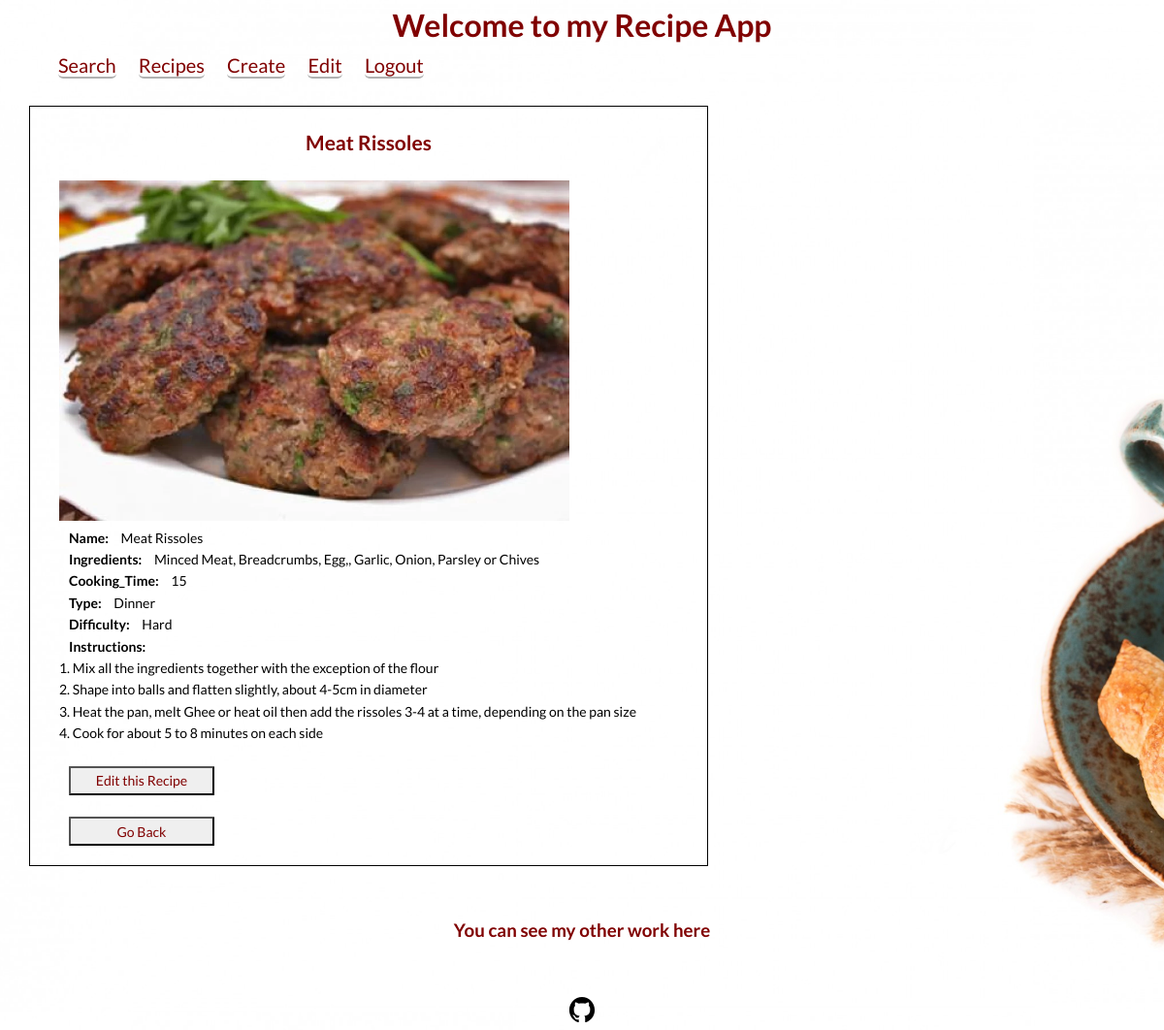
The page /list/2 (signed in) on the database as committed earlier.
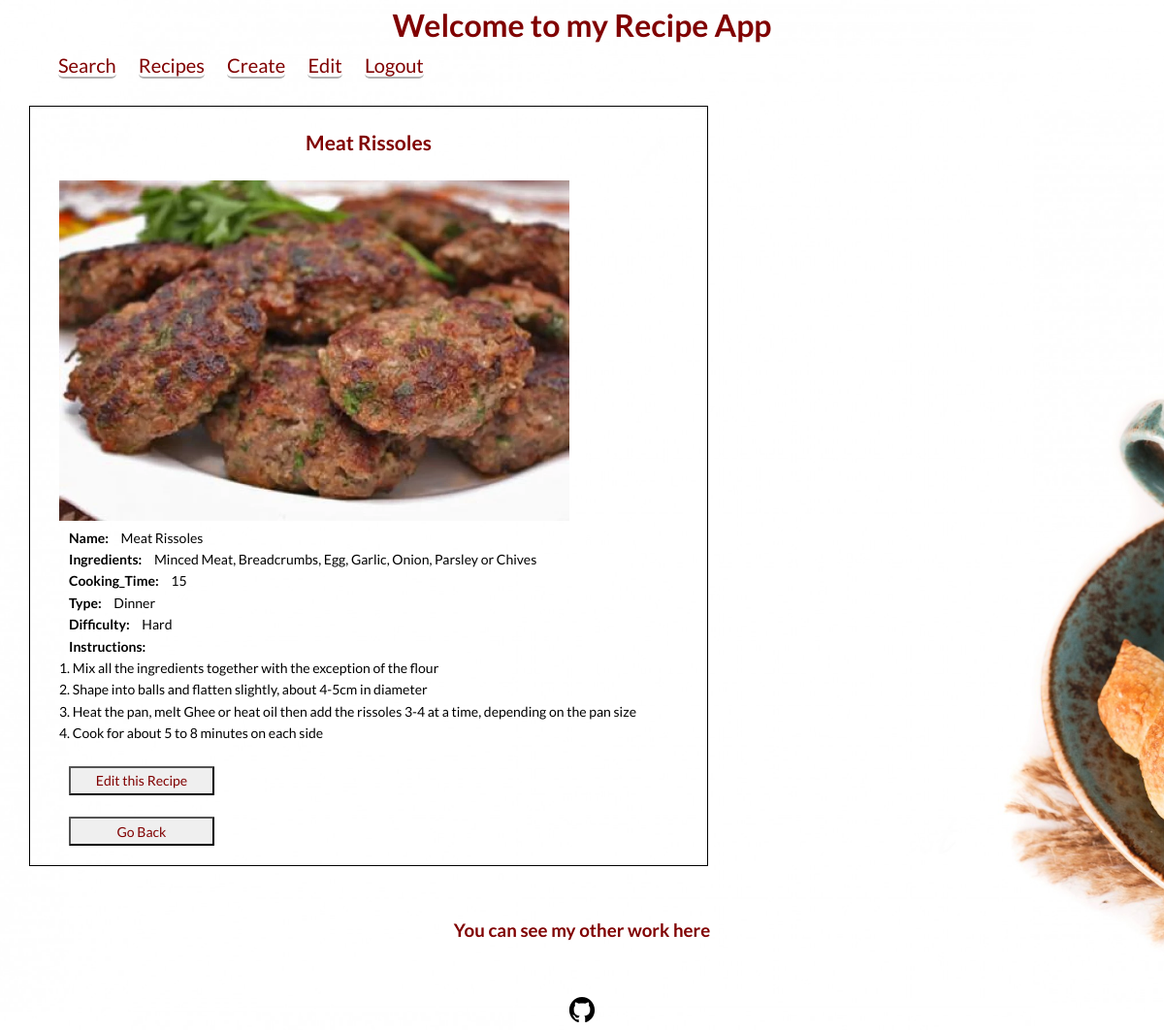
The same page on the database as committed later.
### recipes/models.py (models this page shows, shortened)
class Recipe(models.Model):
    name = models.CharField(max_length=50)
    ingredients = models.CharField(max_length=255, help_text="You must use a comma to separate the ingredients.")
    cooking_time = models.PositiveIntegerField(help_text="In minutes")
    type = models.CharField(max_length=50, choices=TYPE_CHOICES)
    instructions = models.TextField()
    pic = models.ImageField(upload_to='recipes', default='no_picture.jpg')
    def calculate_difficulty(self):
      ingredients = self.ingredients.split(', ')
      if self.cooking_time < 10 and len(ingredients) < 5:
        difficulty = "Easy"
      elif self.cooking_time < 10 and len(ingredients) >= 5:
        difficulty = "Medium"
      elif self.cooking_time >= 10 and len(ingredients) < 5:
        difficulty = "Intermediate"
      elif self.cooking_time >= 10 and len(ingredients) >= 5:
        difficulty = "Hard"
      return difficulty

### recipes/views.py (the view)
# urls.py: path('list/<pk>', RecipeDetailView.as_view(), name='detail'),
class RecipeDetailView(LoginRequiredMixin, DetailView):
  model = Recipe
  template_name = 'recipes/detail.html'

### recipes/templates/recipes/detail.html (shortened to what this page needs)
{% load static %}
<!DOCTYPE html>
<html lang="en">
  <head>
    <link rel="stylesheet" type="text/css" href="{% static 'recipes/css/home.css' %}">
    <link rel="stylesheet" type="text/css" href="{% static 'recipes/css/detail.css' %}">
  </head>
    <body>
      <header class="page-header__item">
        <h1>Welcome to my Recipe App</h1>
        <nav>
          <div role="menubar" class="nav-list">
            <a href="{% url 'recipes:searches' %}" class="login__btn">Search</a>
            <a href="{% url 'recipes:list' %}" class="login__btn">Recipes</a>
            <a href="{% url 'recipes:create' %}" class="login__btn">Create</a>
            <a href="{% url 'recipes:edit_recipe' %}" class="login__btn">Edit</a>
            <a href="{% url 'logout' %}" class="logout__btn">Logout</a>
          </div>
        </nav>
      </header>
      <br>
      <div class="detail_modal">
        <h2>{{object.name}}</h2>
        <br>
        <img class="recipe_image" src="{{object.pic.url}}">
        <div>
        <b>Name: </b> {{object.name}}  <br>
        <b>Ingredients: </b> {{object.ingredients}} <br>
        <b>Cooking_Time: </b> {{object.cooking_time}} <br>
        <b>Type: </b> {{object.type}} <br>
        <b>Difficulty: </b> {{object.calculate_difficulty}}  <br>
        <b>Instructions: </b>
        <br> {{object.instructions|safe}}
        </div>
        <br>
        <a href="{% url 'recipes:edit_recipe' %}">
          <button class="back__btn">Edit this Recipe</button>
        </a>
        <br>
        <br>
        <div>
          <button class="back__btn" onclick="goBack()">Go Back</button>
        </div>
      </div>
    </body>
    <footer class="page-footer">
      <br>
      <br>
      <h3>You can see my other work here</h3>
        <br>
        <br>
        <div class="social-media">
          <a href="https://github.com/Andrew0T" class="social-media__icons" target="blank">
            <!DOCTYPE svg  PUBLIC '-//W3C//DTD SVG 1.1//EN'  'http://www.w3.org/Graphics/SVG/1.1/DTD/svg11.dtd'>
          </a>
        </div>
      </footer>
</html>

Rows that differ between the two databases and show on the page:
changed Recipe "Meat Rissoles": ingredients "Minced Meat, Breadcrumbs, Egg,, Garlic, Onion, Parsley or Chives" → "Minced Meat, Breadcrumbs, Egg, Garlic, Onion, Parsley or Chives"
